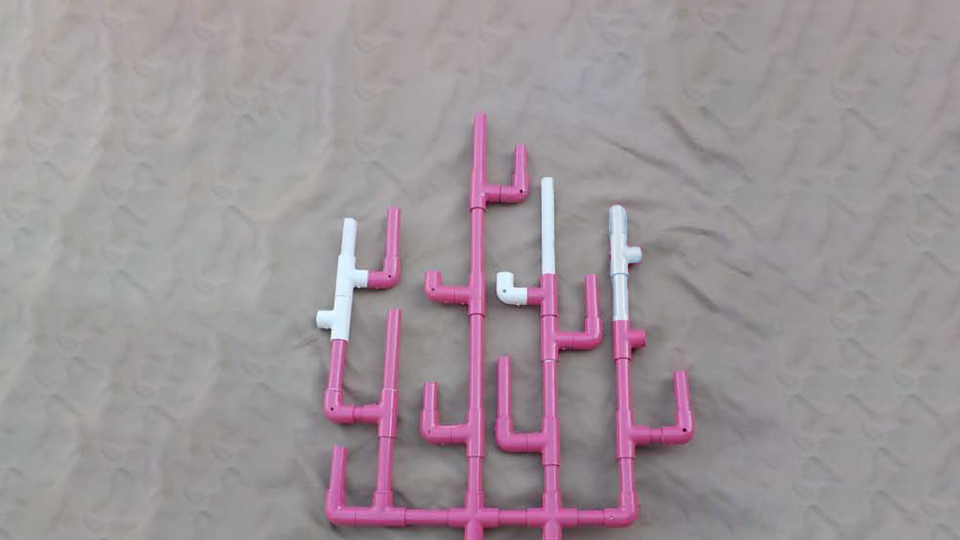
#> input picture Testing/Coral Health Testing/coral_7.png, 1920 x 1080 px (shown at 1/2 size)
$ python 'testing_coral _health.py'
#> lines starting #> are read from the running program, lines starting #| are printed output that depends on the picture; after the words box and inside, x2 and y2 are one past the last pixel; in counts of white or black regions, pixels touching at a corner belong together
#> further down, coral_reference is the input picture: shape (1080, 1920, 3); mean B, G, R 152.7, 147.8, 157.5
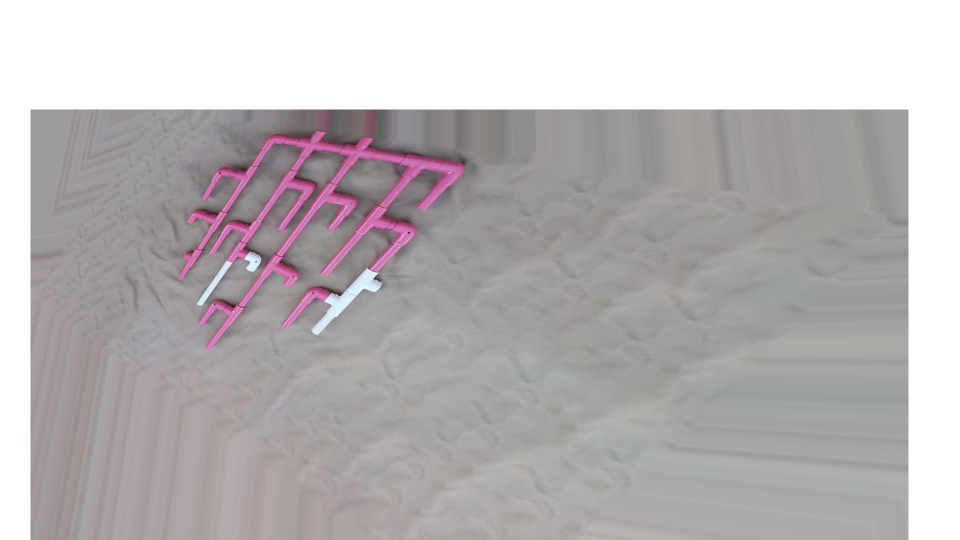
#> input picture Testing/Coral Health Testing/coral_6.png, 1920 x 1080 px (shown at 1/2 size)
#> further down, coral_to_align is the input picture: shape (1080, 1920, 3); mean B, G, R 182.5, 181.1, 185.4
'''
One of the challenges in the MATE 2020 Game was to compare two images of a coral reef and detect the health
This script handles aligning them, calculating areas of change, and generating a visual output
It does NOT check to make sure that there are the correct number or type of changes in the coral reef
'''

# Import necessary libraries
import cv2
import numpy as np

# [38 lines left out: function overlay_image_alpha, not called in this run]

def alignImages(reference, toAlign, toAlignMask):
    '''
    Aligns two images using ORB features

    Arguments:
        reference: The reference image to align to
        toAlign: The image that is being aligned
        toAlignMask: A mask for toAlign to specifiy what parts of it should be used in alignment calculations

    Returns:
        An image with the matched features marked
        A homography matrix that can be used to align the images
    '''
    # Convert images to grayscale
    im1Gray = cv2.cvtColor(toAlign, cv2.COLOR_BGR2GRAY)
    im2Gray = cv2.cvtColor(reference, cv2.COLOR_BGR2GRAY)

    # Detect ORB features and compute descriptors.
    detector = cv2.ORB_create(max_features)
    keypoints1, descriptors1 = detector.detectAndCompute(im1Gray, mask=toAlignMask)
    keypoints2, descriptors2 = detector.detectAndCompute(im2Gray, mask=None)

    # Match features.
    matcher = cv2.DescriptorMatcher_create(cv2.DESCRIPTOR_MATCHER_BRUTEFORCE_HAMMING)
    matches = matcher.match(descriptors1, descriptors2, None)

    # Sort matches by score
    matches.sort(key=lambda x: x.distance, reverse=False)

    # Remove not so good matches
    numGoodMatches = int(len(matches) * good_match_percent)
    matches = matches[:numGoodMatches]

    # Draw top matches
    imMatches = cv2.drawMatches(toAlign, keypoints1, reference, keypoints2, matches, None)

    # Extract location of good matches
    points1 = np.zeros((len(matches), 2), dtype=np.float32)
    points2 = np.zeros((len(matches), 2), dtype=np.float32)

    for i, match in enumerate(matches):
        points1[i, :] = keypoints1[match.queryIdx].pt
        points2[i, :] = keypoints2[match.trainIdx].pt

    # Find homography
    h, mask = cv2.findHomography(points1, points2, cv2.RANSAC)

    return imMatches, h

def HSVThreshold(img, lower, upper):
    '''
    Applies a HSV threshold to a BGR image

    Arguments:
        img: The image to threshold
        lower: The lower HSV bound
        upper: The upper HSV bound

    Returns:
        The thresholded image in the form of a mask
    '''
#> called with lower = (73, 0, 133), upper = (112, 98, 255)
    hsv = cv2.cvtColor(img, cv2.COLOR_BGR2HSV)
#> hsv: shape (1080, 1920, 3); mean H, S, V 59, 8.6, 185.9
    mask = cv2.inRange(hsv, lower, upper)
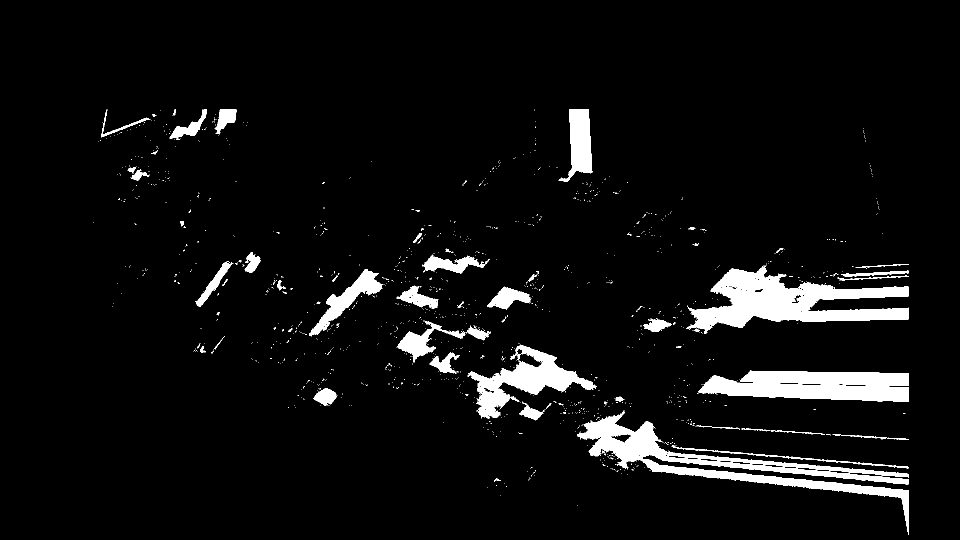
#> mask: shape (1080, 1920) (shown at 1/2 size); 5.7% white; 1278 white regions (1220 under 20 px), largest, box (x1, y1, x2, y2) and area: (1372, 531, 1817, 668) 25975, (1154, 821, 1817, 1070) 25456, (935, 689, 1194, 838) 12105
    return mask

# [15 lines left out: function smoothImage, not called in this run]

def findCoralHealth(coral_reference, coral_to_align):
    '''
    Finds the change health of a coral reef by comparing two images of it

    Arguments:
        coral_reference: The reference image of the coral reef (This will be provided by MATE)
        coral_to_align: The target image to compare against the reference (This will likely come from our camera)

    Returns:
        A dictionary containing several images:
            backgroundMask: The target image with the background removed (used to evaluate the background removal)
            features: A mapping of image alignment features between the reference and target images (used to evaluate image alignment)
            alignment: The reference image overlayed with the aligned target image (used to evaluate alignment)
            subtraction: The change in color between the reference and target images (used to evaluate detection of areas of change)
            final: The target image with all areas of change marked in their respective colors
    '''
    outImages = {
        "backgroundMask": None,
        "features": None,
        "alignment": None,
        "subtraction": None,
        "final": None
    }

    # Generate a background mask for the coral to be aligned
    #  * The coral reef has two colors, pink (healthy) and white (bleached), so two separate masks are combined for greater accuracy
    coral_to_align_mask = (HSVThreshold(coral_to_align, background_mask["bleached"]["lower"], background_mask["bleached"]["upper"]) +
                       HSVThreshold(coral_to_align, background_mask["healthy"]["lower"], background_mask["healthy"]["upper"]))
#> call 2 of HSVThreshold, with lower = (117, 55, 112), upper = (180, 255, 255)
#> in HSVThreshold (call 2), `mask = cv2.inRange(hsv, lower, upper)`:
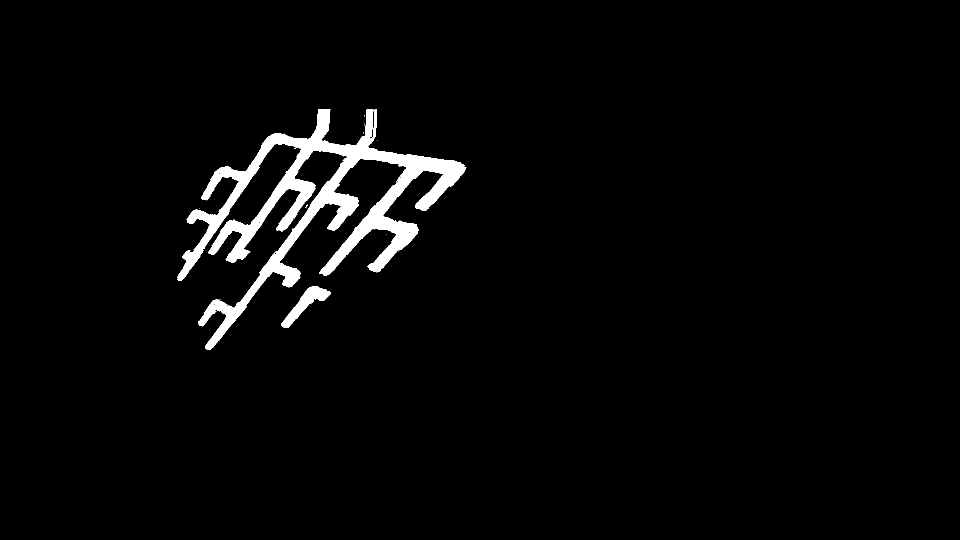
#> mask: shape (1080, 1920) (shown at 1/2 size); 2.9% white; 17 white regions (15 under 20 px), largest, box (x1, y1, x2, y2) and area: (354, 219, 933, 700) 57193, (562, 572, 662, 656) 2476
#> coral_to_align_mask: shape (1080, 1920); 8.6% white; 1292 white regions (1233 under 20 px), largest, box (x1, y1, x2, y2) and area: (354, 219, 933, 700) 58592, (1372, 531, 1817, 668) 25975, (1154, 821, 1817, 1070) 25456
    cv2.imshow("coral align1",coral_to_align_mask)
    # Smooth the mask
    coral_to_align_mask = cv2.erode(coral_to_align_mask, kernel, 1)
#> coral_to_align_mask: shape (1080, 1920); 3.6% white; 83 white regions (35 under 20 px), largest, box (x1, y1, x2, y2) and area: (360, 266, 926, 695) 23802, (1392, 560, 1813, 654) 12260, (1412, 757, 1813, 800) 7647
    coral_to_align_mask = cv2.dilate(coral_to_align_mask, kernel, 10)
#> coral_to_align_mask: shape (1080, 1920); 7.4% white; 38 white regions, largest, box (x1, y1, x2, y2) and area: (356, 219, 930, 699) 54636, (1388, 538, 1817, 658) 24101, (1408, 753, 1817, 804) 11287
    coral_to_align_mask = cv2.dilate(coral_to_align_mask, kernel, 1)
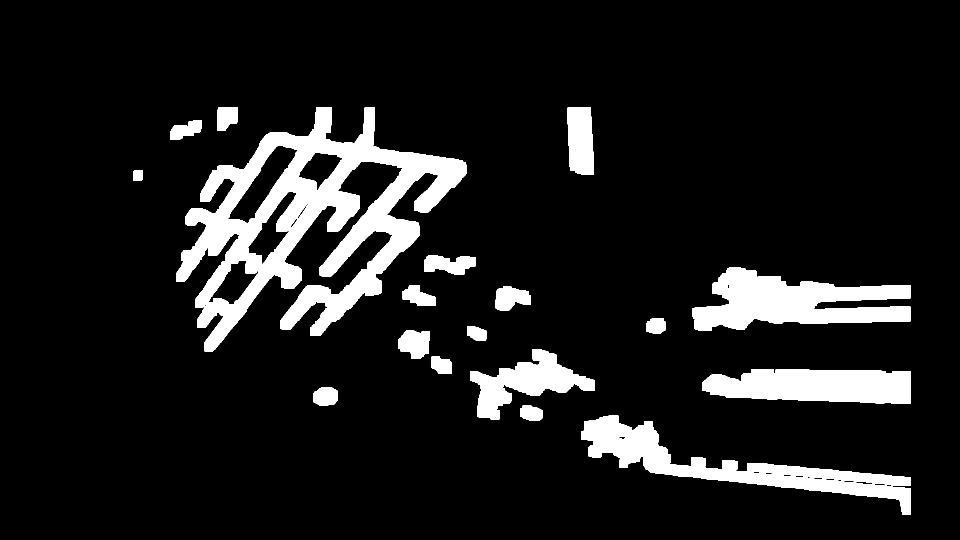
#> coral_to_align_mask: shape (1080, 1920) (shown at 1/2 size); 10.9% white; 18 white regions, largest, box (x1, y1, x2, y2) and area: (352, 215, 934, 703) 98210, (1384, 534, 1821, 662) 31909, (1162, 831, 1821, 1030) 31530
    cv2.imshow("coral align2",coral_to_align_mask)
    # Apply the mask
    coral_to_align_masked = cv2.bitwise_and(coral_to_align, coral_to_align, mask=coral_to_align_mask)
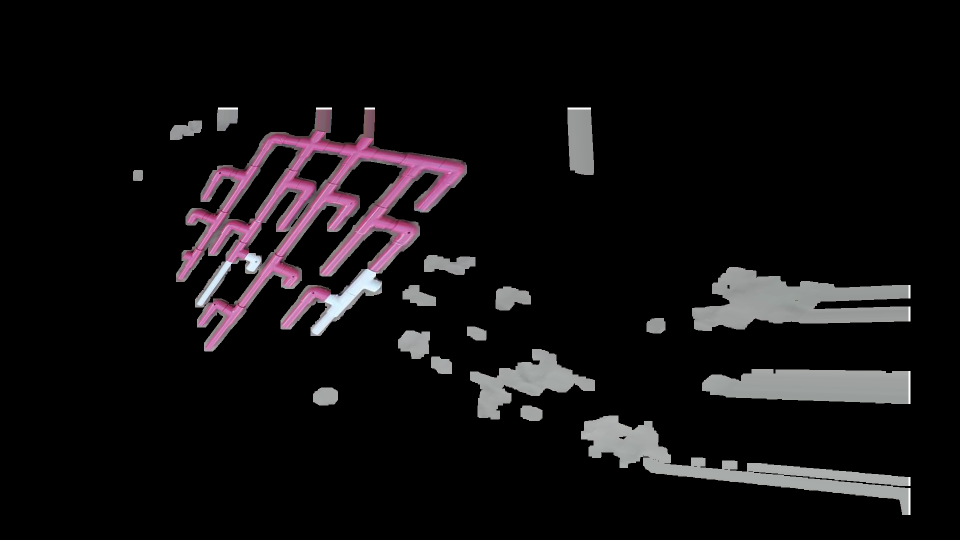
#> coral_to_align_masked: shape (1080, 1920, 3) (shown at 1/2 size); mean B, G, R 16.9, 15.5, 17.7
    outImages["backgroundMask"] = coral_to_align_masked
    cv2.imshow("coral align3",coral_to_align_masked)
    # Calculate homography for the reference and target images
    #  * Homography is calculated using the unmasked image, but a mask is passed in to limit feature locations
    coral_matches, h = alignImages(coral_reference, coral_to_align, coral_to_align_mask)
#> in alignImages, `im1Gray = cv2.cvtColor(toAlign, cv2.COLOR_BGR2GRAY)`:
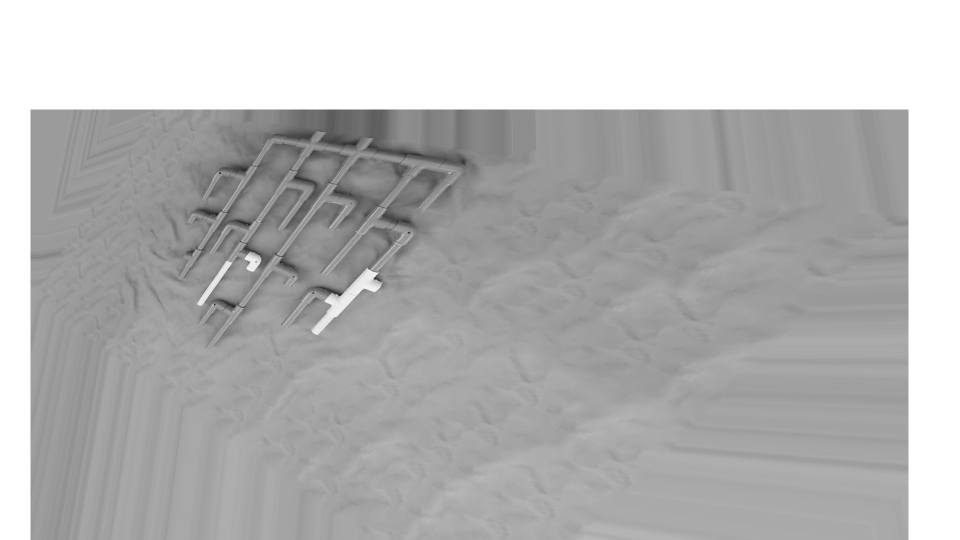
#> im1Gray: shape (1080, 1920) (shown at 1/2 size); min 8, max 255, mean 182.5
#> in alignImages, `im2Gray = cv2.cvtColor(reference, cv2.COLOR_BGR2GRAY)`:
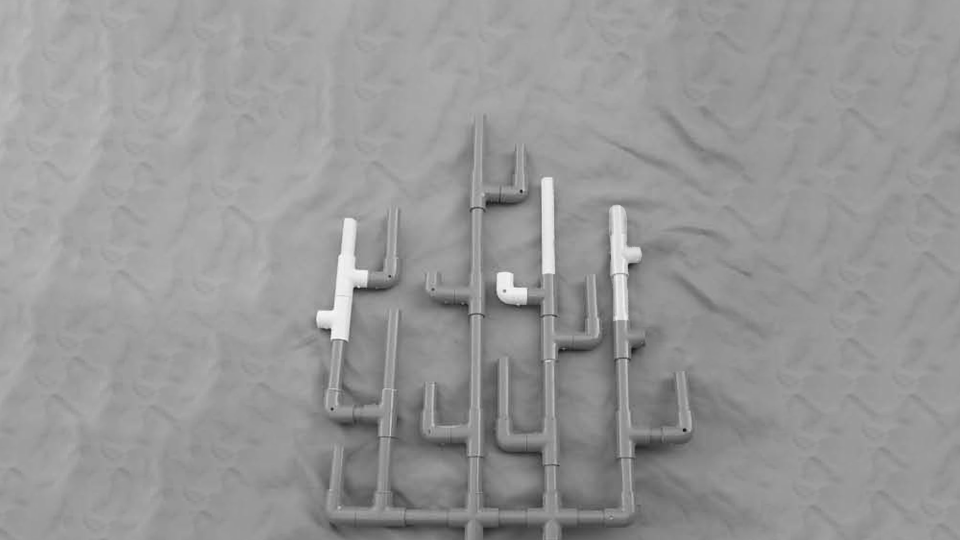
#> im2Gray: shape (1080, 1920) (shown at 1/2 size); min 13, max 255, mean 151.2
#> in alignImages, `keypoints1, descriptors1 = detector.detectAndCompute(im1Gray, mask=toA..`: keypoints1 = 1257 keypoints; strongest (x, y, size): (749, 557, 31), (749, 556, 44.6), (750, 556, 53.6), (678, 590, 44.6)
#> in alignImages, `keypoints2, descriptors2 = detector.detectAndCompute(im2Gray, mask=None)`: keypoints2 = 1626 keypoints; strongest (x, y, size): (710, 575, 53.6), (657, 659, 77.1), (658, 658, 53.6), (709, 574, 64.3)
#> in alignImages, `matches = matcher.match(descriptors1, descriptors2, None)`: matches = 1257 matches
    outImages["features"] = coral_matches

    # Apply homography
    #  * The homography is applied to both the image with and without the mask
    #  * The image with the mask is used in subtraction to calculate differences
    #  * The image without the mask is the image that the rectangles are drawn on
    coral_aligned_mask = cv2.warpPerspective(coral_to_align_masked, h, (width, height))
    coral_aligned = cv2.warpPerspective(coral_to_align, h, (width, height))

    # Overlay the aligned and masked image on the reference image to check alignment
    outImages["alignment"] = overlay_image_alpha(coral_reference, coral_aligned_mask[:, :, 0:3], (0, 0), 0.5)

    # Subtract the two images to find differences in the coral
    #  * The images are converted to float16 from uint8 so they can represent negative numbers
    #    They need to be converted back before they can be used in opencv
    coral_subtracted = cv2.GaussianBlur(coral_reference, blurKSize, blurAmmount).astype("float16") - cv2.GaussianBlur(coral_aligned_mask, blurKSize, blurAmmount).astype("float16")
    outImages["subtraction"] = coral_subtracted

    # In order to be able to work with negative numbers, a constant, 64, is added to everything
    #  * This affects the color filtering, so if the constant is adjusted, the filters will need be re-tuned
    #  * Finally the image is clipped within range and converted back to uint8
    coral_subtracted = np.clip(np.abs(coral_subtracted+64), 0, 255).astype("uint8")


    # Mark Changes on the reef
    #  * This is done by looping through each of the 4 kinds of change
    #    Applying the corresponding color filter, and looking for large contours
    for key in changes:
        # Each type of change will have at least one color filter
        mask = HSVThreshold(coral_subtracted, changes[key]["filters"][0]["lower"], changes[key]["filters"][0]["upper"])

        # Because red's hue is ~0 and ~180, some types of change will have more than one filter
        #  * This loops through any additional filters and adds them
        if len(changes[key]["filters"]) > 1:
            for colorFilter in changes[key]["filters"]:
                mask += HSVThreshold(coral_subtracted, colorFilter["lower"], colorFilter["upper"])

        # Smooth the mask
        mask_smooth = cv2.erode(mask, kernel, 1)
        mask_smooth = cv2.dilate(mask_smooth, kernel, 1)
        mask_smooth = cv2.dilate(mask_smooth, kernel, 1)

        # Calculate contours
        contours, hierarchy = cv2.findContours(mask_smooth, cv2.RETR_TREE, cv2.CHAIN_APPROX_SIMPLE)

        # Loop through each contour, filtering out the small ones
        # Draw boxes of the corresponding color
        for contour in contours:
            if cv2.contourArea(contour) > min_countour_area:
                (x,y,w,h) = cv2.boundingRect(contour)
                x -= expand_amount
                y -= expand_amount
                w += expand_amount*2
                h += expand_amount*2
                cv2.rectangle(coral_aligned, (x,y), (x+w,y+h), changes[key]["color"], 2)

    outImages["final"] = coral_aligned
    return outImages

'''
Hyperparamters that have been found to work the best for our scenario
'''

# Image alignment parameters
max_features = 10000
good_match_percent = 0.15

# Image size parameters
width = 1920
height = 1080

# Area of change parameters
blurKSize = (5,5)
blurAmmount = 10

min_countour_area = 2000.0

kernel = np.ones((9,9))

expand_amount = 10

background_mask = {
    "bleached": {
        "lower": (73, 0, 133),
        "upper": (112, 98, 255)
    },
    "healthy": {
        "lower": (117, 55, 112),
        "upper": (180, 255, 255)
    }
}

changes =  {
    "death": {
        "filters": [
            {
                "lower": (42, 21, 209),
                "upper": (180, 135, 255)
            }
        ],
        "color": (0, 255, 255)
    },
    "growth": {
        "filters": [
            {
                "lower": (53, 78, 62),
                "upper": (78, 255, 163)
            }
        ],
        "color": (0, 255, 0)
    },
    "bleached": {
        "filters": [
            {
                "lower": (0, 147, 0),
                "upper": (33, 255, 137)
            },
            {
                "lower": (159, 147, 0),
                "upper": (180, 255, 137)
            }
        ],
        "color": (0, 0, 255)
    },
    "healed": {
        "filters": [
            {
                "lower": (66, 101, 163),
                "upper": (115, 255, 255)
            }
        ],
        "color": (255, 0, 0)
    }
}

coral_reference = cv2.imread("coral_7.png")

coral_to_align = cv2.imread("coral_6.png")

# [7 lines of commented-out code are left out]

#> (the run stopped early here; a loop or call above may not have finished)
